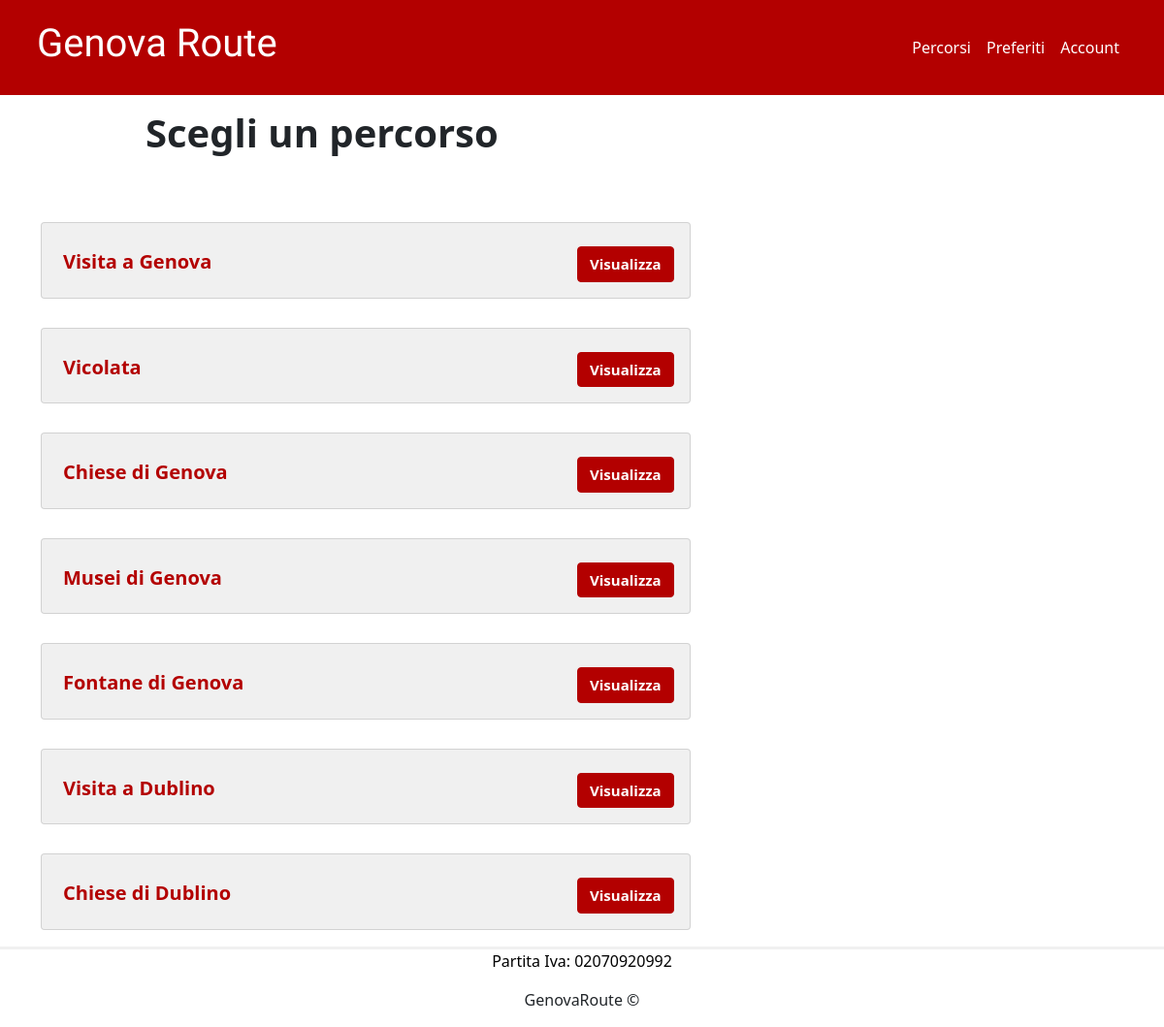
The page /pc/percorsi/index.php on the database its author committed.
### tables this page shows
CREATE TABLE IF NOT EXISTS Percorso(
    id int PRIMARY KEY AUTO_INCREMENT,
	nome varchar(255) UNIQUE,
    descrizione varchar(255) NOT NULL,
    copertina varchar(255)
);

### pc/percorsi/index.php (the view, shortened to what this page needs)
<!doctype html>
<html lang="en">
<head>
    <link rel="stylesheet" href="../../css/style.css">
    <link rel="stylesheet" href="../../bootstrap/css/bootstrap.min.css">
</head>
<body class="d-flex flex-column min-vh-100">
    <nav class="navbar  navbar-expand-lg" style="background-color: #B30000;">
        <div class="container p-2">
            <a class="navbar-brand" style="font-family: 'Amiri', serif; color: white; font-weight: bold;" href="../index.php">
                <h1>Genova Route</h1>
            </a>
            <div class="collapse navbar-collapse justify-content-end" id="navbarNavDropdown">
                <ul class="navbar-nav">
                    <li class="nav-item">
                        <a class="nav-link" href="#" style="color: white">Percorsi</a>
                    </li>
                    <li class="nav-item">
                        <a class="nav-link" href="#" style="color: white">Preferiti</a>
                    </li>
                    <li class="nav-item">
                        <a class="nav-link" href="../profilo/index.php" style="color: white">Account</a>
                    </li>
                </ul>
            </div>
        </div>
    </nav>
    <h1 style="font-weight:bold; padding-top:15px; padding-left:150px">Scegli un percorso</h1>
    <div class="container" style="padding-top:30px; margin-bottom: 100px;">
        <?php
        $host = "127.0.0.1";
        $user = "root";
        $pass = "";
        $database = "genovaroute";
        $connessione = new mysqli($host, $user, $pass, $database);
        $sql = "SELECT * FROM percorso ORDER BY (SELECT COUNT(*) AS numero_tappe FROM percorso, tappa, tappa_appartiene_percorso WHERE id_percorso=percorso.id AND id_tappa=tappa.id)";
        if ($result = $connessione->query($sql)) {
            if ($result->num_rows > 0) {
                while ($row = $result->fetch_array()) {
                    echo '
                    <div class="col-sm align-self-center" style="width:60%; padding-top:30px; ">
                        <div class="card text-center align-self-center" style="width:100%;  background-color: #F0F0F0;">
                            <div class="card-body">
                                <form action="tappe/index.php" method="post">
                                    <p class="card-title">
                                        <input type="hidden" name="nomePercorso" value="' . $row['nome'] . '">
                                        <input type="hidden" name="idPercorso" value="' . $row['id'] . '">
                                        <input type="submit" value="' . $row['nome'] . '" style="background-color: #F0F0F0; text-decoration: none; color: #B30000; font-size:20px; border: none; font-weight: bold; float: left;">
                                        <button type="submit" class="btn btn-primary" style="background-color: #B30000; font-weight:bold; border-color:#B30000; font-size: 15px; color:white ; text-align: center; float: right;">Visualizza</button>
                                    </p>
                                </form>
                            </div>
                        </div>
                    </div>
                    ';
                }
            } else {
                echo "<p style='text-align: center'>Non ci sono percorsi salvati nel database</p>";
            }
        } else {
            echo "Impossibile eseguire la query";
        }
        ?>
    </div>
    <div class="footer-clean" style="border-top-color:#F0F0F0;  border-top-style: solid; border-top-width: 3px; margin-top: 40px; position:fixed; bottom:0px; width:100%; background-color:white;">
        <footer>
            <div class="container">
                <div class="row justify-content-center">
                    <center>
                        <p style="text-decoration: none; color:black">Partita Iva: 02070920992</p>
                        <p>GenovaRoute ©</p>
                    </center>
                </div>
            </div>
    </div>
</body>
</html>

### rows shown on the page
percorso: nome "Visita a Genova"
percorso: nome "Vicolata"
percorso: nome "Chiese di Genova"
percorso: nome "Musei di Genova"
percorso: nome "Fontane di Genova"
percorso: nome "Visita a Dublino"
percorso: nome "Chiese di Dublino"
